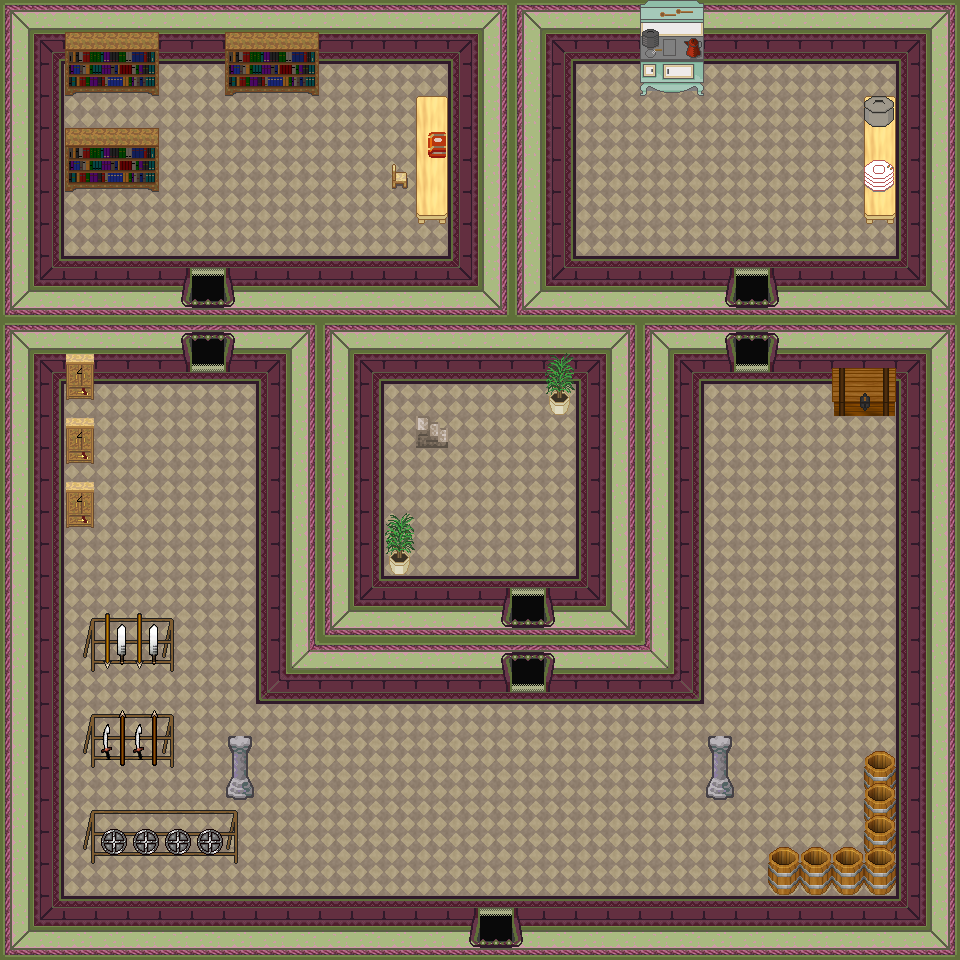

This game map was drawn from its Tiled (.tmx) file and the tilesets committed beside it. A one-line description and the trimmed map source follow:
An orthogonal 30x30 tile map with 32x32 px tiles, 6 tile layers (0_floor, 1_terrain, 2_object, 3_roof, ...), 2 hidden layers not drawn, 19 tilesets.

<map version="0.99b" orientation="orthogonal" width="30" height="30" tilewidth="32" tileheight="32">
 <tileset name="collision" firstgid="1" tilewidth="32" tileheight="32">
  <image source="../../tileset/logic/collision.png" />
 </tileset>
 <tileset name="portal" firstgid="2" tilewidth="32" tileheight="32">
  <image source="../../tileset/logic/portal.png" />
 </tileset>
 <tileset name="wall" firstgid="9" tilewidth="32" tileheight="32">
  <image source="../../tileset/building/wall/int_wall_light_red.png" />
 </tileset>
 <tileset name="entrance" firstgid="37" tilewidth="32" tileheight="32">
  <image source="../../tileset/building/entrance/light_red_ns_ew.png" />
 </tileset>
 <tileset name="ground 1" firstgid="65" tilewidth="32" tileheight="32">
  <image source="../../tileset/ground/brown.png" />
 </tileset>
 <tileset name="ground2" firstgid="70" tilewidth="32" tileheight="32">
  <image source="../../tileset/ground/brown_paving.png" />
 </tileset>
 <tileset name="stairs" firstgid="72" tilewidth="32" tileheight="32">
  <image source="../../tileset/building/stairs/stairs.png" />
 </tileset>
 <tileset name="plant 1" firstgid="76" tilewidth="32" tileheight="32">
  <image source="../../tileset/plant/indoor/oriental_plant.png" />
 </tileset>
 <tileset name="shelf" firstgid="78" tilewidth="32" tileheight="32">
  <image source="../../tileset/item/furniture/shelve/bright_bookshelf_and_cupboard.png" />
 </tileset>
 <tileset name="weapons rack" firstgid="84" tilewidth="32" tileheight="32">
  <image source="../../tileset/item/armor/weapons_rack.png" />
 </tileset>
 <tileset name="column" firstgid="102" tilewidth="32" tileheight="32">
  <image source="../../tileset/item/furniture/statue/metal_and_stone.png" />
 </tileset>
 <tileset name="barrel 1" firstgid="108" tilewidth="32" tileheight="32">
  <image source="../../tileset/item/pot/barrel_tall.png" />
 </tileset>
 <tileset name="large chest" firstgid="110" tilewidth="32" tileheight="32">
  <image source="../../tileset/item/chest/large.png" />
 </tileset>
 <tileset name="table" firstgid="118" tilewidth="32" tileheight="32">
  <image source="../../tileset/item/furniture/table/long_front_on_pale.png" />
 </tileset>
 <tileset name="stove" firstgid="121" tilewidth="32" tileheight="32">
  <image source="../../tileset/item/furniture/other/stove.png" />
 </tileset>
 <tileset name="crockery" firstgid="127" tilewidth="32" tileheight="32">
  <image source="../../tileset/item/furniture/crockery/dishes.png" />
 </tileset>
 <tileset name="book shelf" firstgid="133" tilewidth="32" tileheight="32">
  <image source="../../tileset/item/furniture/shelve/dark_bookshelf_2.png" />
 </tileset>
 <tileset name="chair" firstgid="139" tilewidth="32" tileheight="32">
  <image source="../../tileset/item/furniture/chair/wooden_pale.png" />
 </tileset>
 <tileset name="books" firstgid="143" tilewidth="32" tileheight="32">
  <image source="../../tileset/item/book.png" />
 </tileset>
 <layer name="0_floor" width="30" height="30">
  <data>[900 cells, 900 non-empty, 2 distinct tile ids]</data>
 </layer>
 <layer name="1_terrain" width="30" height="30">
  <data>[900 cells, 495 non-empty, 42 distinct tile ids]</data>
 </layer>
 <layer name="2_object" width="30" height="30">
  <data>[900 cells, 32 non-empty, 22 distinct tile ids]</data>
 </layer>
 <layer name="3_roof" width="30" height="30">
  <data>[900 cells, 56 non-empty, 22 distinct tile ids]</data>
 </layer>
 <layer name="4_roof_add" width="30" height="30">
  <data>[900 cells, 0 non-empty, 0 distinct tile ids]</data>
 </layer>
 <layer name="objects" width="30" height="30" visible="0">
  <data>[900 cells, 1 non-empty, 1 distinct tile ids]</data>
 </layer>
 <layer name="collision" width="30" height="30" visible="0" opacity="0.44">
  <data>[900 cells, 492 non-empty, 1 distinct tile ids]</data>
 </layer>
 <layer name="protection" width="30" height="30">
  <data>[900 cells, 0 non-empty, 0 distinct tile ids]</data>
 </layer>
</map>
